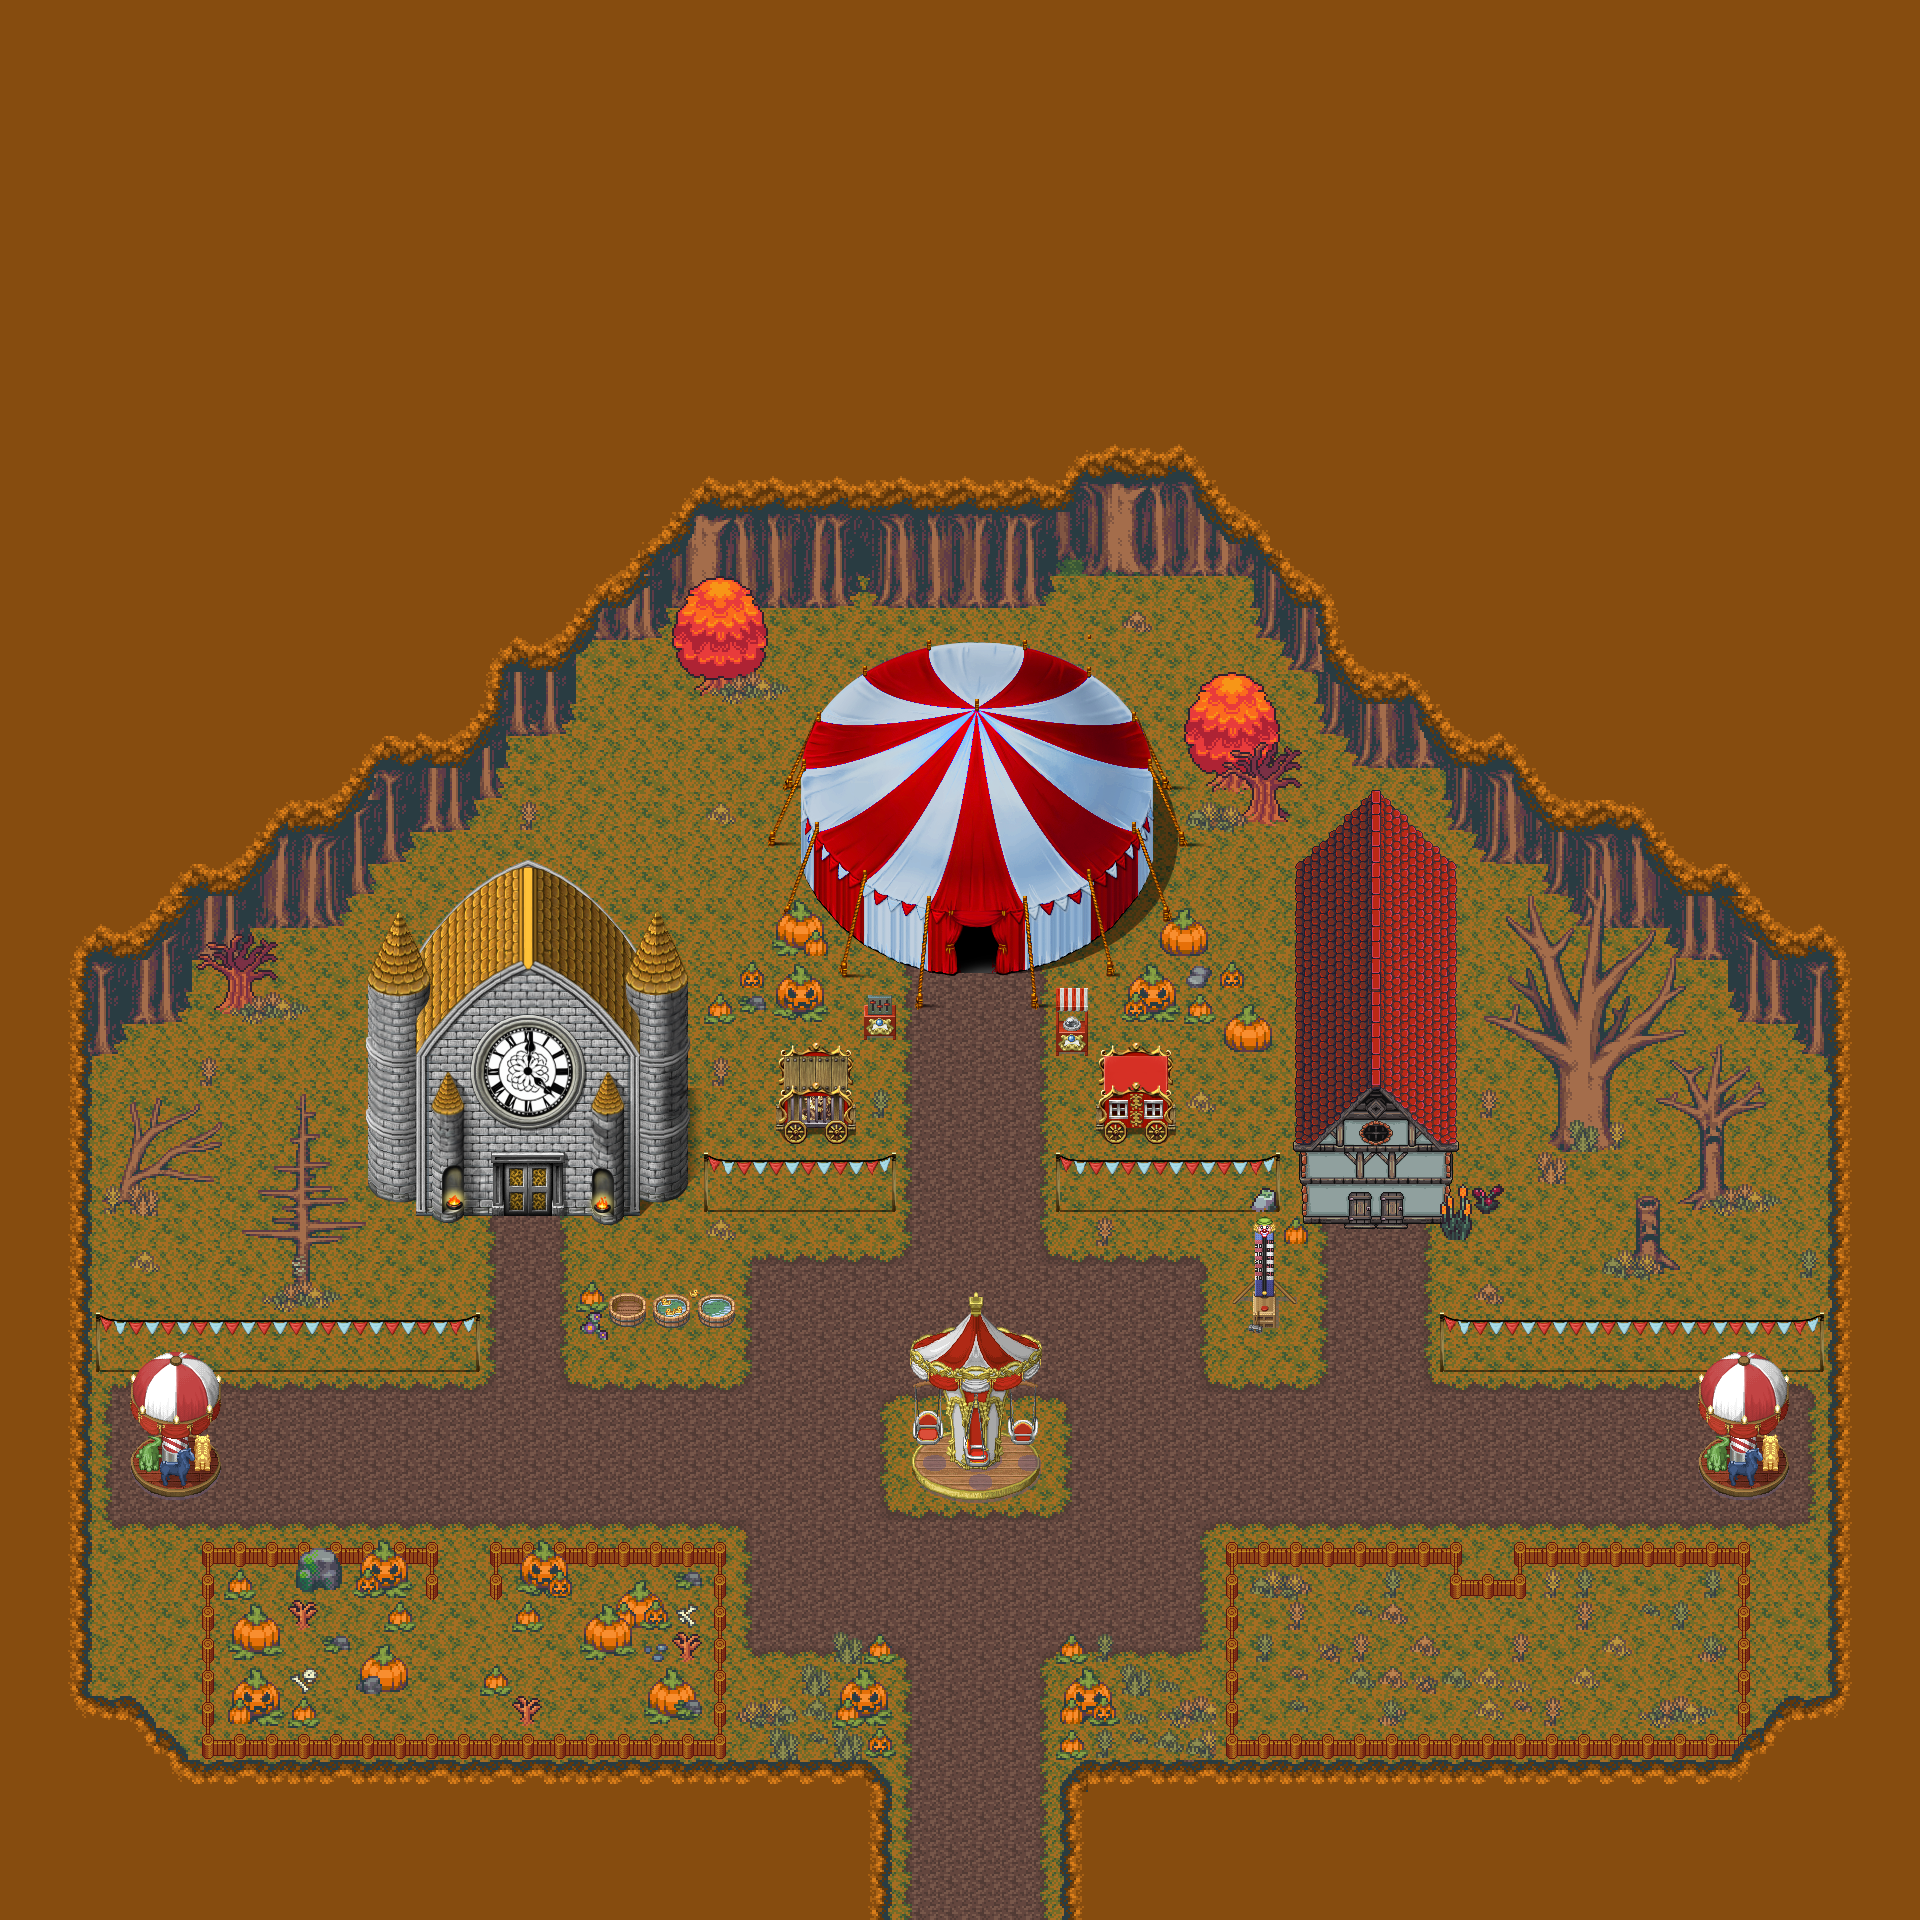

Rendered tile map (Tiled .tmx) drawn with the repository's tilesets; below, a short description and the map source with its tile grids summarised:
An orthogonal 60x60 tile map with 32x32 px tiles, 5 tile layers (Tile Layer 1, Tile Layer 2, Tile Layer 3, Tile Layer 4, ...), 14 tilesets and 6 objects.

<map version="1.10" tiledversion="1.10.2" orientation="orthogonal" renderorder="right-down" width="60" height="60" tilewidth="32" tileheight="32" infinite="0" nextlayerid="9" nextobjectid="8">
 <tileset firstgid="1" source="newgrass2.tsx" />
 <tileset firstgid="129" source="tf_ff_tileB_forest.tsx" />
 <tileset firstgid="385" source="tf_ff_tileB_stone.tsx" />
 <tileset firstgid="641" source="tf_autumnbrush_2.tsx" />
 <tileset firstgid="666" source="circusgames.tsx" />
 <tileset firstgid="778" source="circustent.tsx" />
 <tileset firstgid="946" source="clocktower.tsx" />
 <tileset firstgid="1089" source="houses2.tsx" />
 <tileset firstgid="2113" source="flags.tsx" />
 <tileset firstgid="2155" source="trees.tsx" />
 <tileset firstgid="2545" source="spr_fencePost.tsx" />
 <tileset firstgid="2554" source="tileB_fortA.tsx" />
 <tileset firstgid="2810" source="market.tsx" />
 <tileset firstgid="3034" source="tf_ff_tileB_trees.tsx" />
 <layer id="1" name="Tile Layer 1" width="60" height="60">
  <data>[3600 cells, 3600 non-empty, 18 distinct tile ids]</data>
 </layer>
 <layer id="2" name="Tile Layer 2" width="60" height="60">
  <data>[3600 cells, 2013 non-empty, 576 distinct tile ids]</data>
 </layer>
 <objectgroup id="8" name="door">
  <object id="7" x="1064.67" y="1917.33">
   <properties>
    <property name="nm_door" value="act2.tmx" />
   </properties>
   <polygon points="0,0 -3.33333,-57.3333 -166.667,-58 -168.667,2" />
  </object>
 </objectgroup>
 <objectgroup id="7" name="spawn" opacity="0.97">
  <object id="1" x="976" y="1804.67">
   <properties>
    <property name="direction" value="" />
    <property name="player_spawn" value="" />
   </properties>
   <point />
  </object>
  <object id="3" x="527.333" y="1262">
   <properties>
    <property name="direction" value="" />
    <property name="player_spawn" value="" />
   </properties>
   <point />
  </object>
  <object id="4" x="976" y="1029.33">
   <properties>
    <property name="direction" value="" />
    <property name="player_spawn" value="" />
   </properties>
   <point />
  </object>
  <object id="5" x="1358.67" y="1267.33">
   <properties>
    <property name="direction" value="" />
    <property name="player_spawn" value="" />
   </properties>
   <point />
  </object>
  <object id="6" x="1390" y="1267.33">
   <properties>
    <property name="direction" value="" />
    <property name="player_spawn" value="" />
   </properties>
   <point />
  </object>
 </objectgroup>
 <layer id="4" name="Tile Layer 3" width="60" height="60">
  <data>[3600 cells, 300 non-empty, 157 distinct tile ids]</data>
 </layer>
 <layer id="5" name="Tile Layer 4" width="60" height="60">
  <data>[3600 cells, 127 non-empty, 43 distinct tile ids]</data>
 </layer>
 <layer id="6" name="Tile Layer 5" width="60" height="60">
  <data>[3600 cells, 277 non-empty, 29 distinct tile ids]</data>
 </layer>
</map>
